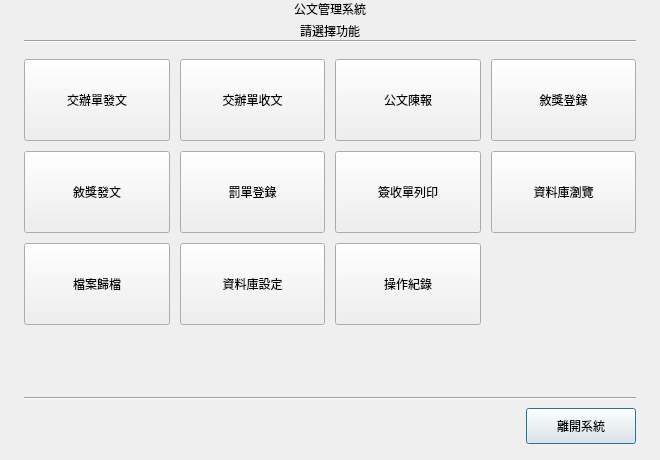
<?xml version="1.0" encoding="UTF-8"?>
<ui version="4.0">
 <class>Dialog</class>
 <widget class="QDialog" name="Dialog">
  <property name="geometry">
   <rect><x>0</x><y>0</y><width>660</width><height>460</height></rect>
  </property>
  <property name="windowTitle">
   <string>公文管理系統 - 主選單</string>
  </property>
  <property name="styleSheet">
   <string notr="true">
QDialog, QDialog > QWidget, QDialog QLabel, QDialog QFrame {
    background-color: #f2f2f7;
}
QLabel#titleLabel {
    font-size: 22pt;
    font-weight: 700;
    color: #1c1c1e;
    padding: 20px 0 4px 0;
    background-color: #f2f2f7;
}
QLabel#subtitleLabel {
    font-size: 13pt;
    color: #636366;
    padding: 0 0 8px 0;
    background-color: #f2f2f7;
}
QLabel#versionLabel {
    font-size: 11pt;
    color: #aeaeb2;
    background-color: #f2f2f7;
}
QToolButton {
    background-color: #ffffff;
    border: 1px solid #d9d9de;
    border-radius: 12px;
    color: #1c1c1e;
    font-size: 13pt;
    font-weight: 500;
    padding: 8px 4px;
}
QToolButton:hover {
    background-color: #eaf1f8;
    border: 1px solid #b9cbe0;
}
QToolButton:pressed {
    background-color: #d8e4f0;
}
   </string>
  </property>
  <layout class="QVBoxLayout" name="mainLayout">
   <property name="spacing"><number>0</number></property>
   <property name="leftMargin"><number>24</number></property>
   <property name="topMargin"><number>0</number></property>
   <property name="rightMargin"><number>24</number></property>
   <property name="bottomMargin"><number>16</number></property>

   <!-- 標題區 -->
   <item>
    <layout class="QVBoxLayout" name="headerLayout">
     <property name="spacing"><number>4</number></property>
     <item>
      <widget class="QLabel" name="titleLabel">
       <property name="text"><string>公文管理系統</string></property>
       <property name="alignment"><set>Qt::AlignCenter</set></property>
      </widget>
     </item>
     <item>
      <widget class="QLabel" name="subtitleLabel">
       <property name="text"><string>請選擇功能</string></property>
       <property name="alignment"><set>Qt::AlignCenter</set></property>
      </widget>
     </item>
    </layout>
   </item>

   <!-- 分隔線 -->
   <item>
    <widget class="QFrame" name="line">
     <property name="frameShape"><enum>QFrame::HLine</enum></property>
     <property name="frameShadow"><enum>QFrame::Sunken</enum></property>
    </widget>
   </item>

   <!-- 按鈕區（4 欄 × 3 列磚格，第 12 格留空） -->
   <item>
    <layout class="QGridLayout" name="btnGrid">
     <property name="horizontalSpacing"><number>10</number></property>
     <property name="verticalSpacing"><number>10</number></property>
     <property name="topMargin"><number>16</number></property>
     <item row="0" column="0">
      <widget class="QToolButton" name="btn_report_assignment">
       <property name="minimumSize"><size><width>0</width><height>82</height></size></property>
       <property name="sizePolicy"><sizepolicy hsizetype="Expanding" vsizetype="Expanding"><horstretch>0</horstretch><verstretch>0</verstretch></sizepolicy></property>
       <property name="text"><string>交辦單發文</string></property>
       <property name="toolButtonStyle"><enum>Qt::ToolButtonTextUnderIcon</enum></property>
      </widget>
     </item>
     <item row="0" column="1">
      <widget class="QToolButton" name="btn_receive_assignment">
       <property name="minimumSize"><size><width>0</width><height>82</height></size></property>
       <property name="sizePolicy"><sizepolicy hsizetype="Expanding" vsizetype="Expanding"><horstretch>0</horstretch><verstretch>0</verstretch></sizepolicy></property>
       <property name="text"><string>交辦單收文</string></property>
       <property name="toolButtonStyle"><enum>Qt::ToolButtonTextUnderIcon</enum></property>
      </widget>
     </item>
     <item row="0" column="2">
      <widget class="QToolButton" name="btn_report_case">
       <property name="minimumSize"><size><width>0</width><height>82</height></size></property>
       <property name="sizePolicy"><sizepolicy hsizetype="Expanding" vsizetype="Expanding"><horstretch>0</horstretch><verstretch>0</verstretch></sizepolicy></property>
       <property name="text"><string>公文陳報</string></property>
       <property name="toolButtonStyle"><enum>Qt::ToolButtonTextUnderIcon</enum></property>
      </widget>
     </item>
     <item row="0" column="3">
      <widget class="QToolButton" name="btn_reward">
       <property name="minimumSize"><size><width>0</width><height>82</height></size></property>
       <property name="sizePolicy"><sizepolicy hsizetype="Expanding" vsizetype="Expanding"><horstretch>0</horstretch><verstretch>0</verstretch></sizepolicy></property>
       <property name="text"><string>敘獎登錄</string></property>
       <property name="toolButtonStyle"><enum>Qt::ToolButtonTextUnderIcon</enum></property>
      </widget>
     </item>
     <item row="1" column="0">
      <widget class="QToolButton" name="btn_reward_issue">
       <property name="minimumSize"><size><width>0</width><height>82</height></size></property>
       <property name="sizePolicy"><sizepolicy hsizetype="Expanding" vsizetype="Expanding"><horstretch>0</horstretch><verstretch>0</verstretch></sizepolicy></property>
       <property name="text"><string>敘獎發文</string></property>
       <property name="toolButtonStyle"><enum>Qt::ToolButtonTextUnderIcon</enum></property>
      </widget>
     </item>
     <item row="1" column="1">
      <widget class="QToolButton" name="btn_ticket">
       <property name="minimumSize"><size><width>0</width><height>82</height></size></property>
       <property name="sizePolicy"><sizepolicy hsizetype="Expanding" vsizetype="Expanding"><horstretch>0</horstretch><verstretch>0</verstretch></sizepolicy></property>
       <property name="text"><string>罰單登錄</string></property>
       <property name="toolButtonStyle"><enum>Qt::ToolButtonTextUnderIcon</enum></property>
      </widget>
     </item>
     <item row="1" column="2">
      <widget class="QToolButton" name="btn_generate_receipt">
       <property name="minimumSize"><size><width>0</width><height>82</height></size></property>
       <property name="sizePolicy"><sizepolicy hsizetype="Expanding" vsizetype="Expanding"><horstretch>0</horstretch><verstretch>0</verstretch></sizepolicy></property>
       <property name="text"><string>簽收單列印</string></property>
       <property name="toolButtonStyle"><enum>Qt::ToolButtonTextUnderIcon</enum></property>
      </widget>
     </item>
     <item row="1" column="3">
      <widget class="QToolButton" name="btn_dbbrowse">
       <property name="minimumSize"><size><width>0</width><height>82</height></size></property>
       <property name="sizePolicy"><sizepolicy hsizetype="Expanding" vsizetype="Expanding"><horstretch>0</horstretch><verstretch>0</verstretch></sizepolicy></property>
       <property name="text"><string>資料庫瀏覽</string></property>
       <property name="toolButtonStyle"><enum>Qt::ToolButtonTextUnderIcon</enum></property>
      </widget>
     </item>
     <item row="2" column="0">
      <widget class="QToolButton" name="btn_archive">
       <property name="minimumSize"><size><width>0</width><height>82</height></size></property>
       <property name="sizePolicy"><sizepolicy hsizetype="Expanding" vsizetype="Expanding"><horstretch>0</horstretch><verstretch>0</verstretch></sizepolicy></property>
       <property name="text"><string>檔案歸檔</string></property>
       <property name="toolButtonStyle"><enum>Qt::ToolButtonTextUnderIcon</enum></property>
      </widget>
     </item>
     <item row="2" column="1">
      <widget class="QToolButton" name="btn_settings">
       <property name="minimumSize"><size><width>0</width><height>82</height></size></property>
       <property name="sizePolicy"><sizepolicy hsizetype="Expanding" vsizetype="Expanding"><horstretch>0</horstretch><verstretch>0</verstretch></sizepolicy></property>
       <property name="text"><string>資料庫設定</string></property>
       <property name="toolButtonStyle"><enum>Qt::ToolButtonTextUnderIcon</enum></property>
      </widget>
     </item>
     <item row="2" column="2">
      <widget class="QToolButton" name="btn_audit">
       <property name="minimumSize"><size><width>0</width><height>82</height></size></property>
       <property name="sizePolicy"><sizepolicy hsizetype="Expanding" vsizetype="Expanding"><horstretch>0</horstretch><verstretch>0</verstretch></sizepolicy></property>
       <property name="text"><string>操作紀錄</string></property>
       <property name="toolButtonStyle"><enum>Qt::ToolButtonTextUnderIcon</enum></property>
      </widget>
     </item>
    </layout>
   </item>

   <!-- 彈性空間 -->
   <item>
    <spacer>
     <property name="orientation"><enum>Qt::Vertical</enum></property>
     <property name="sizeHint" stdset="0"><size><width>0</width><height>20</height></size></property>
    </spacer>
   </item>

   <!-- 分隔線 -->
   <item>
    <widget class="QFrame" name="line2">
     <property name="frameShape"><enum>QFrame::HLine</enum></property>
     <property name="frameShadow"><enum>QFrame::Sunken</enum></property>
    </widget>
   </item>

   <!-- 底部：版本 + 離開 -->
   <item>
    <layout class="QHBoxLayout" name="bottomLayout">
     <property name="topMargin"><number>8</number></property>
     <item>
      <widget class="QLabel" name="versionLabel">
       <property name="text"><string/></property>
      </widget>
     </item>
     <item>
      <spacer>
       <property name="orientation"><enum>Qt::Horizontal</enum></property>
       <property name="sizeHint" stdset="0"><size><width>40</width><height>0</height></size></property>
      </spacer>
     </item>
     <item>
      <widget class="QPushButton" name="btn_exit">
       <property name="minimumSize"><size><width>110</width><height>36</height></size></property>
       <property name="maximumSize"><size><width>110</width><height>36</height></size></property>
       <property name="text"><string>離開系統</string></property>
      </widget>
     </item>
    </layout>
   </item>

  </layout>
 </widget>
 <connections>
  <connection>
   <sender>btn_exit</sender>
   <signal>clicked()</signal>
   <receiver>Dialog</receiver>
   <slot>close()</slot>
  </connection>
 </connections>
</ui>
